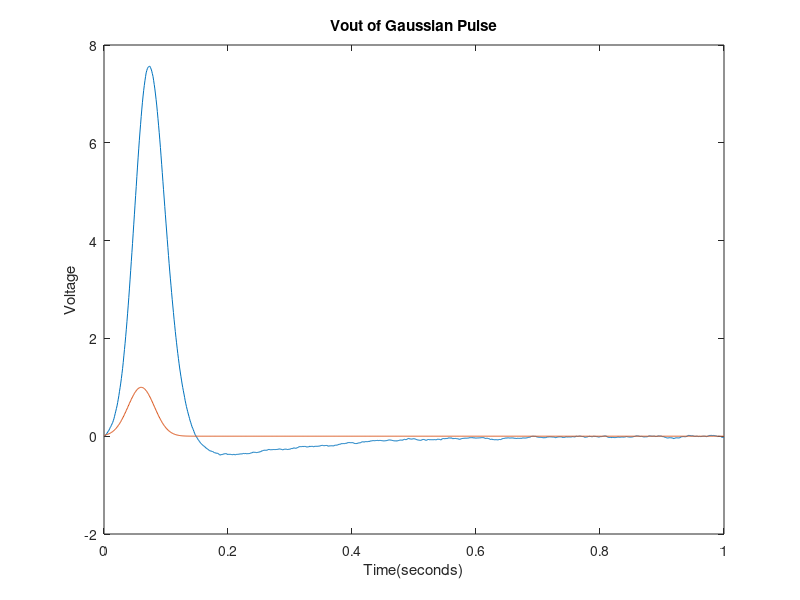
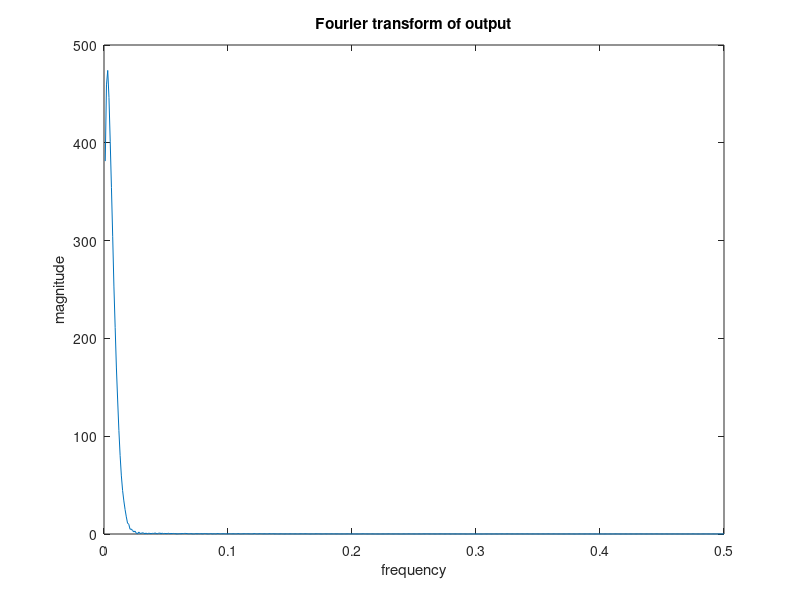

Write MATLAB code to recreate these figures, in order.
% disp('2.(a) Represents a low pass circuit with amplifier. During DC conditions, the', ...
%      'capacitor will block current however the resistors will let it', ...
%      'pass freely. The inductor will also let it pass freely.', ...
%      'However, once the current begins to alternate, the inductor', ...
%      'will begin to resist the current and the capacitor will begin',...
%      'to conduct. This will cause parralel resistance and further',...
%      'the resistance of the circuit')
%  
%  disp('2.(b) I would expects a pass band during the low frequencies',...
%       ' and a 2nd order drop off at its respective frequency')

clear all

runTime = 1; %given in seconds
timecuts = 1000;
dt =runTime/timecuts;

R1=1;
C1=0.25;
R2=2;
L1=0.2;
R3=10;
a=100;
R4=0.1;
Ro=1000;
Cn=0.00001;
     

C = [  0, 0,   0,  0, 0, 0, 0, 0; ... V1
     -C1,C1,   0,  0, 0, 0, 0, 0; ... V2
       0, 0, -L1,  0, 0, 0, 0, 0; ... I1
       0, 0,   0, Cn, 0, 0, 0, 0; ... V3
       0, 0,   0,  0, 0, 0, 0, 0; ... I3
       0, 0,   0, Cn, 0, 0, 0, 0; ... V4
       0, 0,   0,  0, 0, 0, 0, 0; ... In
       0, 0,   0,  0, 0, 0, 0, 0];   %Vo
   
   %     V1             V2  I1    V3  I3     V4  In            Vo  
G = [     1,             0,  0,    0,  0,     0,  0,            0; ... V1
      -1/R1, (1/R2 + 1/R1), -1,    0,  0,     0,  0,            0; ... V2
          0,             1,  0,   -1,  0,     0,  0,            0; ... I1
          0,             0, -1, 1/R3,  0,     0, -1,            0; ... V3
          0,             0,  0,    0, -a,     1,  0,            0; ... I3
          0,             0,  0, 1/R3, -1,     0, -1,            0; ... V4
          0,             0,  0,    0,  0,     0,  1,            0; ... In
          0,             0,  0,    0,  0, -1/R4,  0, (1/R4 +1/Ro)];   %Vo
   
      
%Time Stepping function
V1 = 0;      
F = zeros(8,1);
% V1 V2 Il V3 I3 V4 In Vo
%Flist = [V1; 0; 0; 0; 0; 0; 0; 0];

%Gaussian pulse
mag = 1;
dev = 0.03;
delay = 0.06;
Flist = zeros(8,1,timecuts);
for count = 1:1:timecuts
    Flist(1,1,count) = mag*exp(-((count*dt-delay)/dev)^2);%for gaussian pulse
    Flist(7,1,count) = 0.001*randn;
end
Vlist = zeros(8,1,timecuts);

for count  = 2:1:timecuts
    A = C/dt +G;
    
    Vlist(:,:,count) = A\(C*Vlist(:,:,count-1)/dt +Flist(:,:,count));
end
      
V1list(1,:) = Vlist(1,1,:);
V2list(1,:) = Vlist(2,1,:);
ILlist(1,:) = Vlist(3,1,:);
I3list(1,:) = Vlist(4,1,:);
V4list(1,:) = Vlist(5,1,:);
Inlist(1,:) = Vlist(7,1,:);
Volist(1,:) = Vlist(8,1,:);

figure(7)
plot((1:timecuts).*dt,Volist(1,:))
xlabel('Time(seconds)')
ylabel('Voltage')
title('Vout of Gaussian Pulse')
hold on
plot((1:timecuts).*dt,V1list(1,:))
hold off

figure(8)
g = abs(fft(Volist(1,:)));
g = g(1:(length(g)/2));
plot((1:length(g))/timecuts,g)
xlabel('frequency')
ylabel('magnitude')
title('Fourier transform of output')

disp('changing the time step to be larger, makes a more inaccurate model')


      
      
      
      
      
      